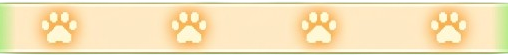
#> input picture assets/images/ui/hit_line.png, 508 x 56 px, given in place of icons-removebg-preview.png, which was not available
$ python export_ui_art.py
#> lines starting #> are read from the running program, lines starting #| are printed output that depends on the picture; after the words box and inside, x2 and y2 are one past the last pixel; in counts of white or black regions, pixels touching at a corner belong together; pictures that were not available may be replaced by others from this repository, and a replacement may not be noted
"""Slice the 2026-10-03 UI/gameplay art drops into runtime assets.

Reads from assets/ (source of truth, never modified):
  assets/icons-removebg-preview.png      8-icon strip (play .. waves)
  assets/stars-removebg-preview.png      7-sprite strip (star glyph + slot cards)
  assets/song_select-removebg-preview.png
  assets/hit_line_and_lane_guides-removebg-preview.png
                                         notes motif + hit bar + 4 lane pads
  assets/vivaldi summer cover.jpg
  assets/Pachelbel's Canon in D cover.jpg
  assets/app icon.jpg
  Retro cat/WitchFlying.png              flying-witch loop strip

Writes:
  assets/images/ui/icon_*.png            all 8 icons (every one is wired)
  assets/images/ui/star_slot_*.png       results star slots, earned / not yet
  assets/images/ui/song_select_bg.png    song-select background
  assets/images/ui/cover_summer.jpg      Summer song cover
  assets/images/ui/cover_canon.jpg       Canon in D song cover
  assets/images/ui/notes_motif.png       note cluster (also the Ode card art)
  assets/images/ui/hit_line.png          the paw-print hit bar
  assets/images/ui/lane_guide_0..3.png   candy lane pads, one per lane
  assets/images/ui/witch_fly_*.png       flying-witch loop frames
  android/app/src/main/res/mipmap-*/ic_launcher.png   launcher icon, 48..192 px
  tools/out/ui_slices/*.png              every slice, for reference only

Run: python tools/pipeline/export_ui_art.py
Idempotent: overwrites outputs.
"""
import os
import shutil
from PIL import Image

ROOT = os.path.dirname(os.path.dirname(os.path.dirname(os.path.abspath(__file__))))
ASSETS = os.path.join(ROOT, 'assets')
UI = os.path.join(ASSETS, 'images', 'ui')
PREVIEW = os.path.join(ROOT, 'tools', 'out', 'ui_slices')
RES = os.path.join(ROOT, 'android', 'app', 'src', 'main', 'res')

# Sprite order = strip order, left to right. These names are the contract the
# Flutter UI loads (`PixelIcon`, results screen) — rename here and there.
ICONS = ['icon_play', 'icon_pause', 'icon_gear', 'icon_home',
         'icon_retry', 'icon_speaker', 'icon_waves', 'icon_waves_triple']
STARS = ['star_big', 'star_slot_filled', 'star_slot_blank', 'panel_wide_paws',
         'star_slot_small', 'panel_tall_paws', 'star_slot_empty']

STRIPS = [
    ('icons-removebg-preview.png', ICONS),
    ('stars-removebg-preview.png', STARS),
]

COPIES = [
    ('assets/song_select-removebg-preview.png', 'song_select_bg.png'),
    ('assets/vivaldi summer cover.jpg', 'cover_summer.jpg'),
    ("assets/Pachelbel's Canon in D cover.jpg", 'cover_canon.jpg'),
]

GAMEPLAY_DROP = 'hit_line_and_lane_guides-removebg-preview.png'
LANE_GUIDE_COUNT = 4
BAND_GAP_PX = 8  # empty rows that split the drop's three bands
WITCH_SRC = os.path.join('Retro cat', 'WitchFlying.png')

# Only the slices the game actually loads ship; the rest stay as references in
# tools/out/ui_slices/ so a later screen can adopt one by adding it here.
SHIPPED = set(ICONS) | {'star_slot_filled', 'star_slot_empty'}

ALPHA_MIN = 20  # ignore the matting crumbs rembg leaves behind
GAP_PX = 6      # merge antialiased fragments separated by a gap this narrow
PAD_PX = 2      # breathing room kept around each sprite's opaque bounds

LAUNCHER_SIZES = {'mipmap-mdpi': 48, 'mipmap-hdpi': 72, 'mipmap-xhdpi': 96,
                  'mipmap-xxhdpi': 144, 'mipmap-xxxhdpi': 192}


def column_flags(mask):
    """Per column: does any pixel exceed the alpha threshold?"""
    w, h = mask.size
    px = mask.load()
    return [any(px[x, y] > 0 for y in range(h)) for x in range(w)]


def sprite_runs(flags, gap=GAP_PX):
    """Group columns into sprites, bridging gaps up to [gap] empty columns."""
    runs = []
    x, w = 0, len(flags)
    while x < w:
        if not flags[x]:
            x += 1
            continue
        start = last = x
        empty = 0
        while x < w and empty <= gap:
            if flags[x]:
                last, empty = x, 0
            else:
                empty += 1
            x += 1
        runs.append((start, last))
    return runs


def slice_strip(file_name, names):
    """Crop a strip's alpha-connected sprites into tight RGBA images."""
#> called with file_name = 'icons-removebg-preview.png'
    path = os.path.join(ASSETS, file_name)
    im = Image.open(path).convert('RGBA')
#> im is the input picture: PIL image 508x56 RGBA; mean R, G, B, A 228, 213.5, 165.5, 231.5
    if im.getpixel((0, 0))[3] > 0:
        raise SystemExit(f'{file_name}: corner is not transparent — was the '
                         f'background removal skipped?')
    mask = im.split()[3].point(lambda a: 255 if a > ALPHA_MIN else 0)
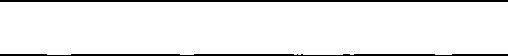
#> mask: PIL image 508x56 L; 93.2% white; 2 black regions, box (x1, y1, x2, y2) and area: (0, 0, 508, 2) 1016, (0, 54, 508, 56) 911
    runs = sprite_runs(column_flags(mask))
#> in sprite_runs, `runs = []`: runs = []
#> in sprite_runs, `x, w = 0, len(flags)`: x = 0; w = 508
#> the loop in sprite_runs, `while x < w:` made 1 pass
#> start on pass 1: 0
#> after the loop in sprite_runs, `while x < w:`: runs = [(0, 507)]; x = 508
#> runs = [(0, 507)]
    if len(runs) != len(names):
#> (the run stopped early here; a loop or call above may not have finished)

$ run again, on assets/images/ui/lane_guide_0.png
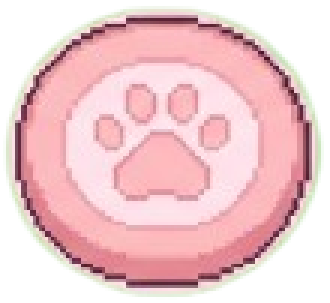
#> input picture assets/images/ui/lane_guide_0.png, 110 x 101 px, given in place of icons-removebg-preview.png, which was not available (shown 3 times larger)
#> in slice_strip, im is the input picture: PIL image 110x101 RGBA; mean R, G, B, A 172.4, 136, 136.7, 180.5
#> in slice_strip, `mask = im.split()[3].point(lambda a: 255 if a > ALPHA_MIN else 0)`:
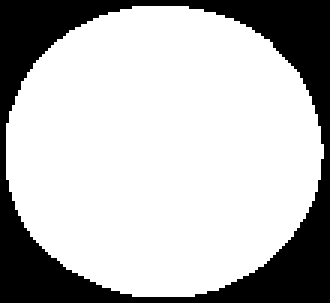
#> mask: PIL image 110x101 L (shown 3 times larger); 73.3% white; 1 black region, box (x1, y1, x2, y2) and area: (0, 0, 110, 101) 2971
#> in sprite_runs, `runs = []`: runs = []
#> in sprite_runs, `x, w = 0, len(flags)`: x = 0; w = 110
#> the loop in sprite_runs, `while x < w:` made 3 passes
#> after the loop in sprite_runs, `while x < w:`: runs = [(2, 107)]; x = 110
#> in slice_strip, `runs = sprite_runs(column_flags(mask))`: runs = [(2, 107)]
